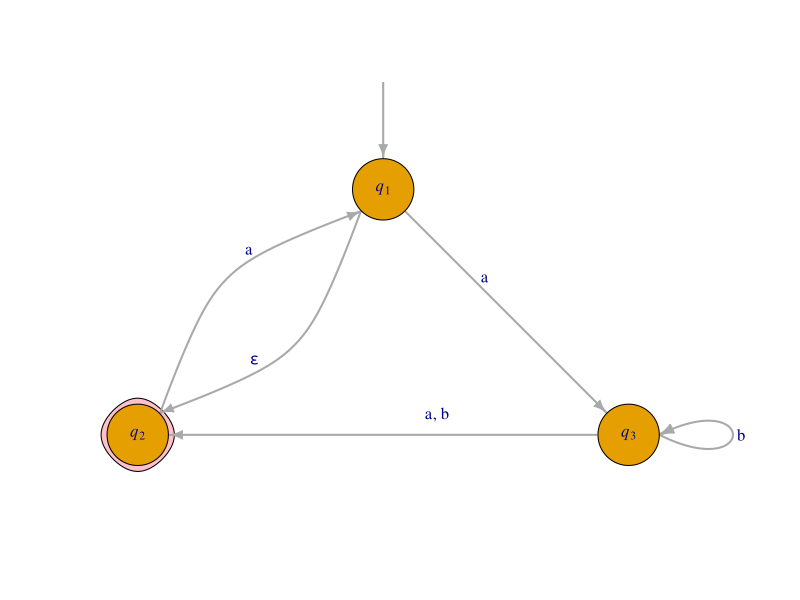
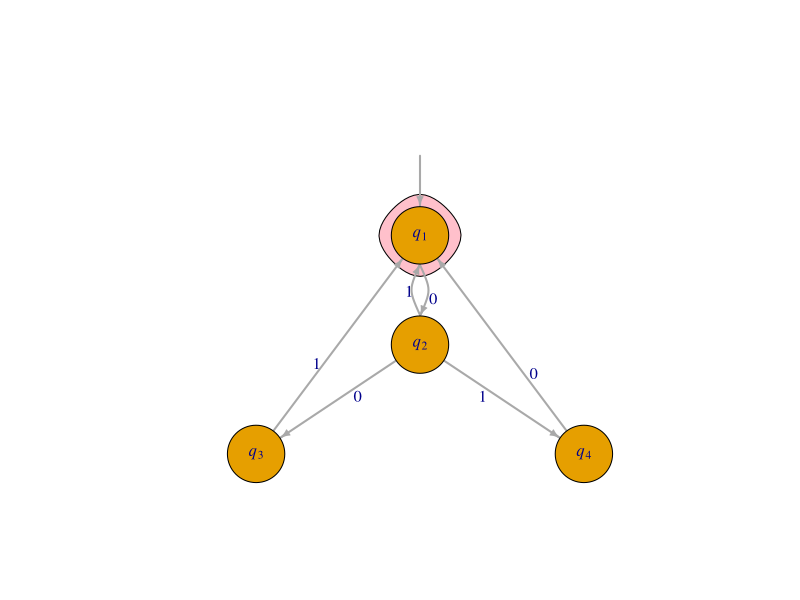
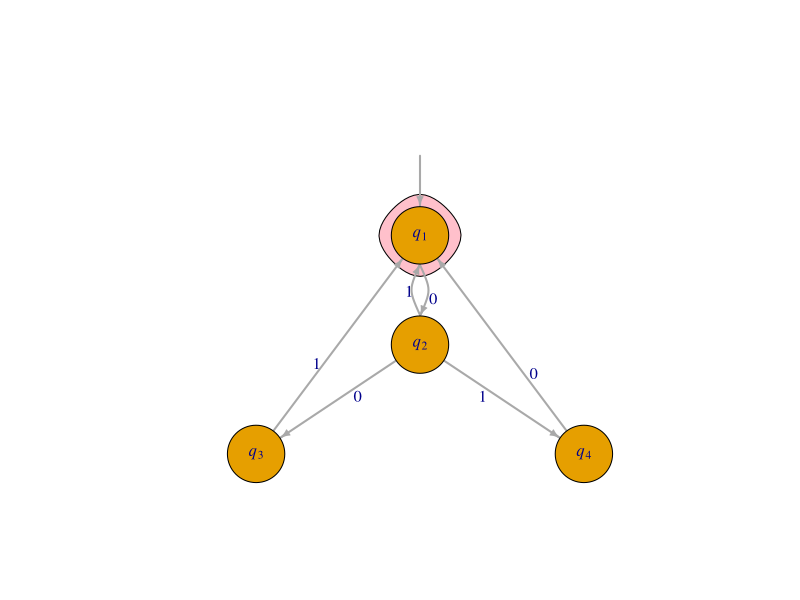

R code for these plots, in order:
## ---- chunk 1
set.seed(11320)
fnames <- sample(c("Sam", "James", "Drake", "Wesley", "Sophia", "Carolyn", "Trevor", "Tristan", "Ryley"))
## ---- chunk 2
library(igraph)
a3 <- graph_from_literal(" "-+q1-+q2-+q1, q3-+q2, q1-+q3-+q3, simplify=FALSE)
#coords <- matrix(c(-3,0, 0,0, 3,0, 1.5, -1), nrow = 4, byrow=TRUE)
coords <- layout_as_tree(a3)
plot(a3, 
     edge.curved = c(0, 0.5, 0.5, 0, 0, 0.5), 
     layout=coords,
     vertex.size = 25,
     vertex.shape = c("none", "circle", "circle", "circle"),
     vertex.label = c(" ", expression(italic(q)[1]), expression(italic(q)[2]), expression(italic(q)[3])),
     edge.loop.angle=3.14*0,
     mark.groups = list(3), mark.shape = .6,  mark.col = "pink", mark.border = "black",
     vertex.label.cex = 1,
     edge.label = c("", expression(atop(epsilon,  " ")),"a         ","a, b         \n","      a","    b"), 
     edge.label.cex = 1,
     edge.width = 2,
     edge.arrow.size=0.7,
     ylim = c(-1.02,0.2), xlim=c(-1,1.3))
## ---- chunk 3
library(igraph)
a3 <- graph_from_literal(" "-+q1-+q2-+q1, q2-+q3-+q1, q2-+q4-+q1, simplify=FALSE)
#coords <- matrix(c(-3,0, 0,0, 3,0, 1.5, -1), nrow = 4, byrow=TRUE)
coords <- layout_as_tree(a3)
plot(a3, 
     edge.curved = c(0, 0.5, 0.5, 0, 0, 0, 0), 
     layout=coords,
     vertex.size = 35,
     vertex.shape = c("none", "circle", "circle", "circle", "circle"),
     vertex.label = c(" ", expression(italic(q)[1]), expression(italic(q)[2]), expression(italic(q)[3]), expression(italic(q)[4])),
     mark.groups = list(2), mark.shape = -0.9,  mark.col = "pink", mark.border = "black",
     vertex.label.cex = 1, 
     edge.label = c("", "   0", "\n1  ", "\n0", "1\n", "\n1", "     0"), 
     edge.label.cex = 1,
     edge.width = 2,
     edge.arrow.size = 0.5)
#     ylim = c(-1.02,0.2), xlim=c(-1,1.3))
## ---- chunk 4
library(igraph)
a3 <- graph_from_literal(" "-+q1-+q2-+q1, q2-+q3-+q1, q2-+q4-+q1, simplify=FALSE)
#coords <- matrix(c(-3,0, 0,0, 3,0, 1.5, -1), nrow = 4, byrow=TRUE)
coords <- layout_as_tree(a3)
plot(a3, 
     edge.curved = c(0, 0.5, 0.5, 0, 0, 0, 0), 
     layout=coords,
     vertex.size = 35,
     vertex.shape = c("none", "circle", "circle", "circle", "circle"),
     vertex.label = c(" ", expression(italic(q)[1]), expression(italic(q)[2]), expression(italic(q)[3]), expression(italic(q)[4])),
     mark.groups = list(2), mark.shape = -0.9,  mark.col = "pink", mark.border = "black",
     vertex.label.cex = 1, 
     edge.label = c("", "   0", "\n1  ", "\n0", "1\n", "\n1", "     0"), 
     edge.label.cex = 1,
     edge.width = 2,
     edge.arrow.size = 0.5)
#     ylim = c(-1.02,0.2), xlim=c(-1,1.3))
